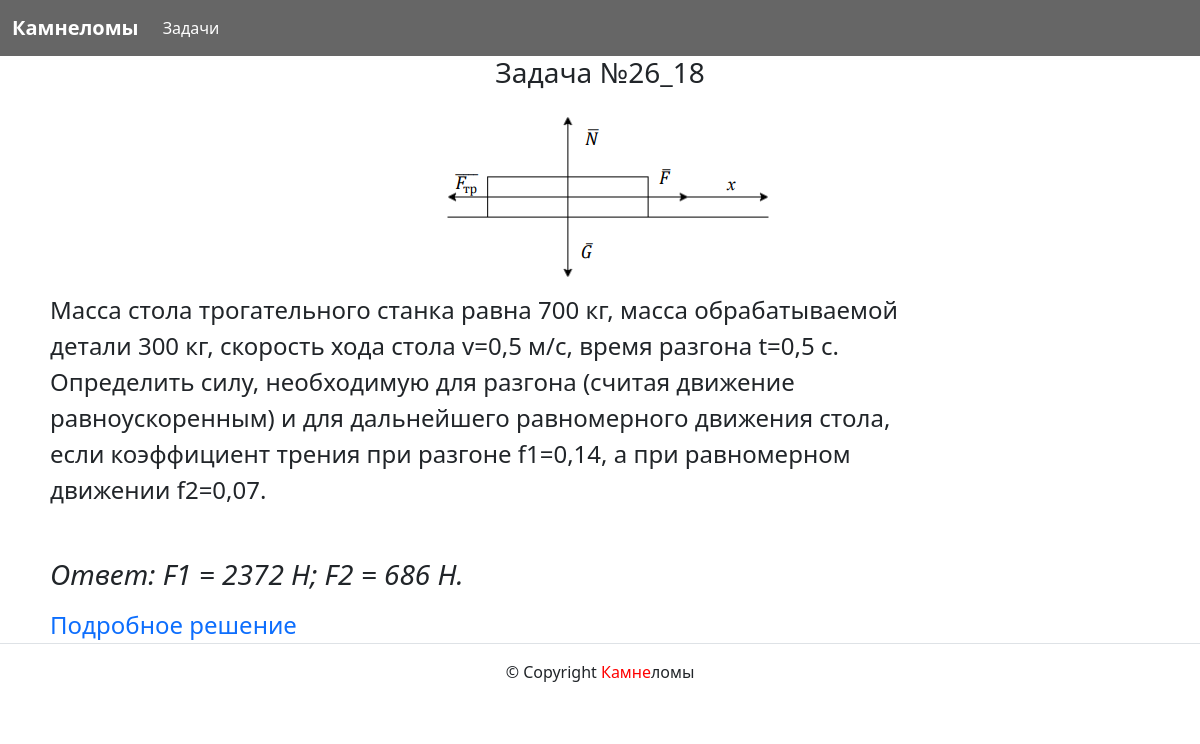
/task/26_18/, run on the app's committed database.
### task/models.py (models this page shows)
class Task(models.Model):
    slug = models.SlugField(unique=True)
    answer = models.TextField()
    image = models.ImageField(
        'Картинка',
        upload_to='task/',
        blank=True
    )
    class Meta:
        default_related_name = 'task'

### task/views.py (the view)
# urls.py: path('task/<slug:slug>/', views.task_detail, name='task_detail'),
def task_detail(request, slug):
    task = get_object_or_404(Task, slug=slug)
    templates = {
        '2_43_2': 'task/2_43_2.html',
        '2_43_3': 'task/2_43_3.html',
        '2_43_4': 'task/2_43_4.html',
        '26_17': 'task/26_17.html',
        '26_18': 'task/26_18.html',
        '26_19': 'task/26_19.html',
        '26_20': 'task/26_20.html',
    }
    context = {
        'task': task,
    }
    return render(request, templates[slug], context)

### templates/task/26_18.html (shortened to what this page needs)
{% extends 'base.html' %}
{% load thumbnail %}
{% block content %}
<main>
    <h3>
  <p class="text-center">Задача №{{task.slug}}</p></h3>
  {% thumbnail task.image "826x734" crop="center" upscale=False as im %}
  <img class="rounded mx-auto d-block" src="{{ im.url }}" alt="Responsive image" >
  {% endthumbnail %}
  <article class="col-12 col-md-9" style="margin-left:50px;">
    <p class="fw-weight-bold fs-4">
      {{ task.answer }}
    </p>
  </article>
  {% include 'includes/comment_26_18.html' %}
  <div style="margin-left:50px;">
  <a
    href="https://drive.google.com/file/d/1OQ4e0riAA8Lia6PwOCe9j5oES3y8lZkI/view?usp=sharing" download="Zadacha_21_17.pdf" target="_blank" class="fs-4 link-offset-5 link-underline link-underline-opacity-0">Подробное решение</a>
</div>
</main>
{% endblock content %}

### data on the page
Task: slug "26_18", answer "Масса стола трогательного станка равна 700 кг, масса обрабатываемой детали 300 кг, скорость хода стола v=0,5 м/с, время разгона t=0,5 c. Определить силу, необходимую для разгона (считая движение равноускоренным) и для дальнейшего равномерного движения стола, если коэффициент трения при разгоне f1=0,14, а при равномерном движении f2=0,07."
